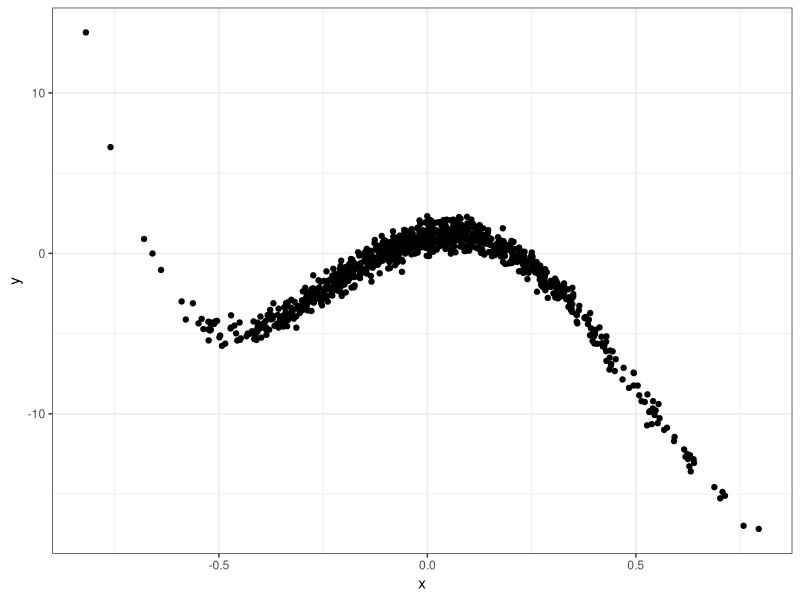
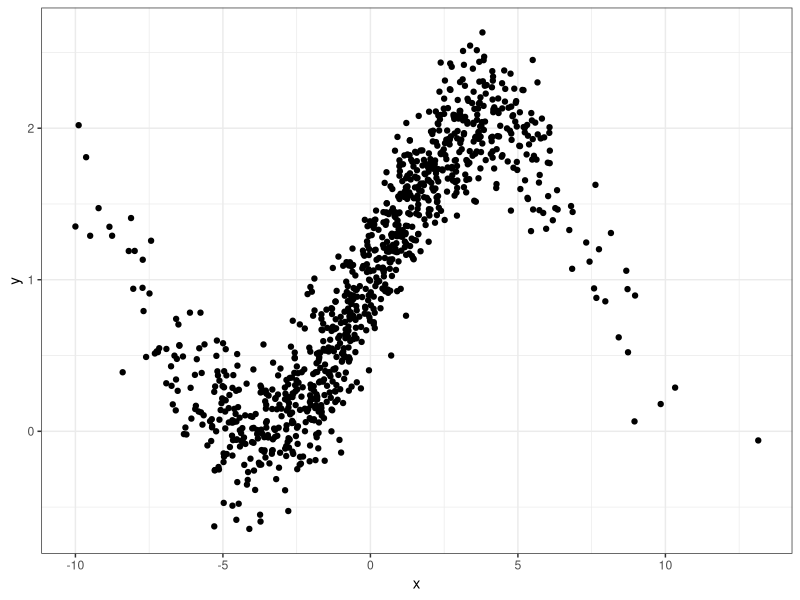
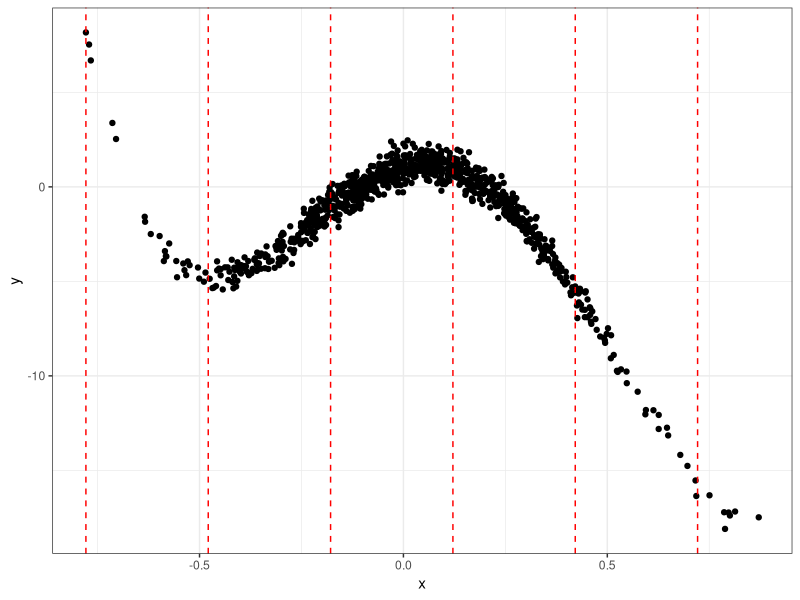
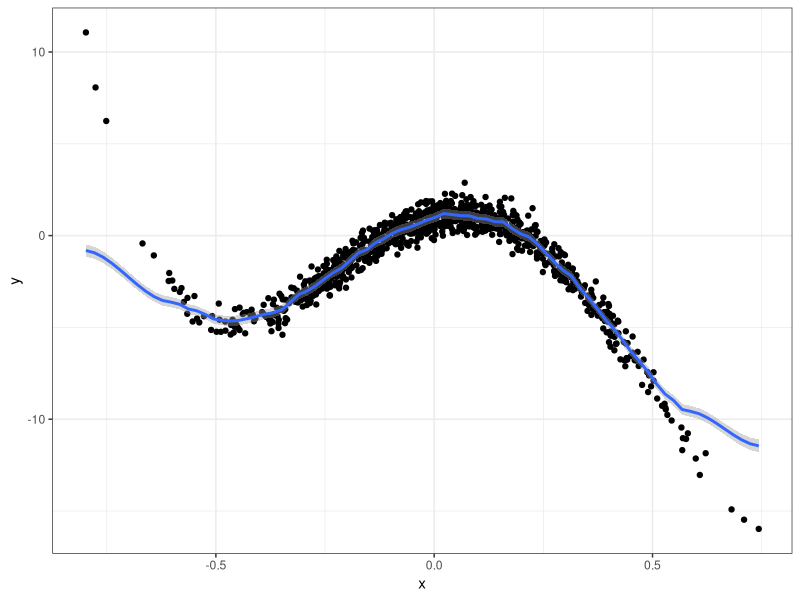
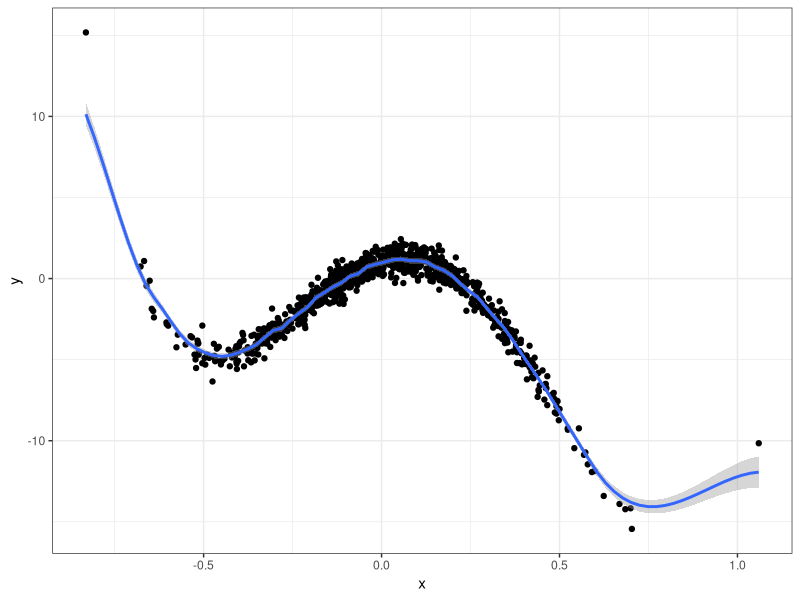

Recreate these plots in R, in order.
## ---- chunk 1
library(tidyverse)
x <- rnorm(1000, sd = 0.25)
y <- 1 + 5.3 * x - 45 * x^2 - 35.5 * x^3 + 60 * x^4 + rnorm(1000, sd = 0.5)
ggplot(tibble(x=x, y=y), aes(x,y)) + geom_point() + theme_bw()
## ---- chunk 2
library(tidyverse)
x <- rnorm(1000, sd = 3.5)
y <- 1 + sinpi(x/8) + rnorm(1000, sd = 0.25)
ggplot(tibble(x=x, y=y), aes(x,y)) + geom_point() + theme_bw()
## ---- chunk 3
library(tidyverse)
x <- rnorm(1000, sd = 0.25)
y <- 1 + 5.3 * x - 45 * x^2 - 35.5 * x^3 + 60 * x^4 + rnorm(1000, sd = 0.5)
## ---- chunk 4
x <- rnorm(1000, sd = 0.25)
y <- 1 + 5.3 * x - 45 * x^2 - 35.5 * x^3 + 60 * x^4 + rnorm(1000, sd = 0.5)
xx <- seq(from = range(x)[1], to = range(x)[2], by = 0.3)

ggplot(tibble(x=x, y=y), aes(x,y)) + 
  geom_point() +
  geom_vline(xintercept = xx, col = "red", lty = 2) +
  theme_bw()
## ---- chunk 5
x <- rnorm(1000, sd = 0.25)
y <- 1 + 5.3 * x - 45 * x^2 - 35.5 * x^3 + 60 * x^4 + rnorm(1000, sd = 0.5)
ggplot(tibble(x=x, y=y), aes(x,y)) + 
  geom_point() +
  stat_smooth(method = stats::loess, 
              method.args = list(degree = 0,
                                 span = 0.05)) +
  theme_bw()
## ---- chunk 6
x <- rnorm(1000, sd = 0.25)
y <- 1 + 5.3 * x - 45 * x^2 - 35.5 * x^3 + 60 * x^4 + rnorm(1000, sd = 0.5)
ggplot(tibble(x=x, y=y), aes(x,y)) + 
  geom_point() +
  stat_smooth(method = stats::loess, 
              method.args = list(degree = 1,
                                 span = 0.05)) +
  theme_bw()
